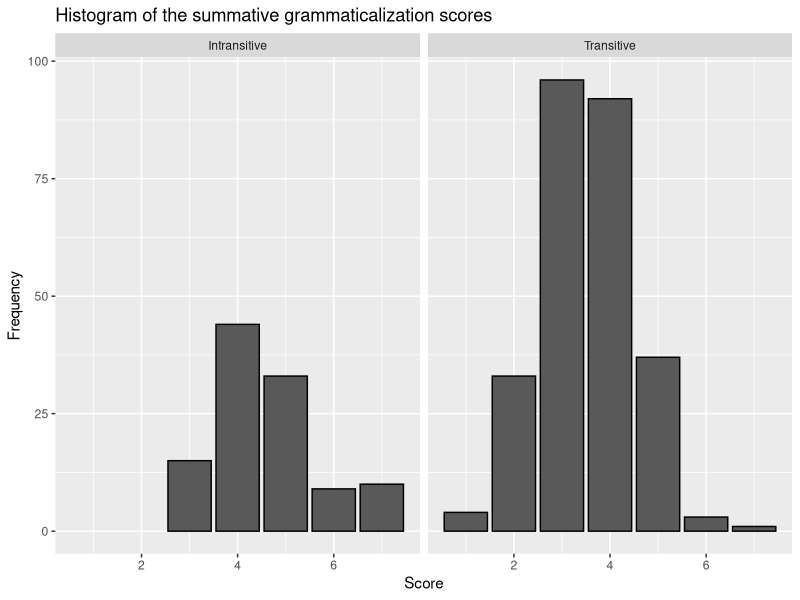
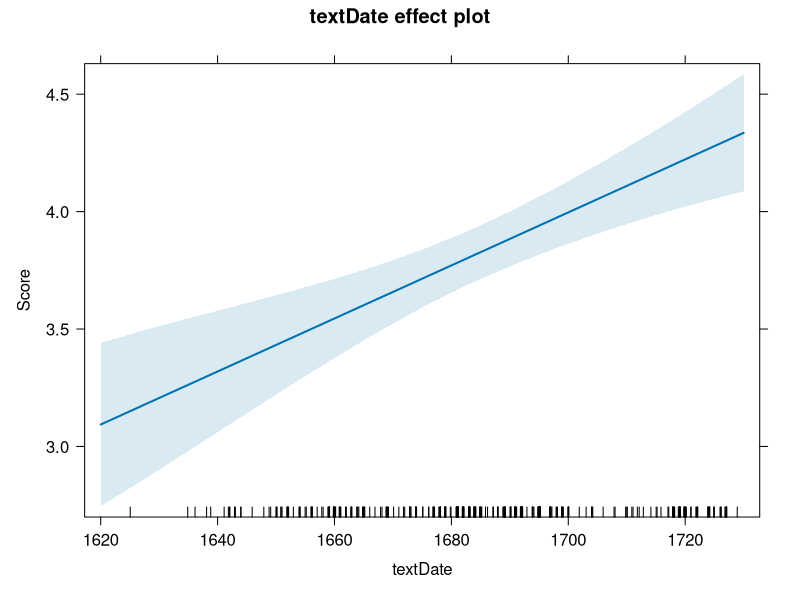
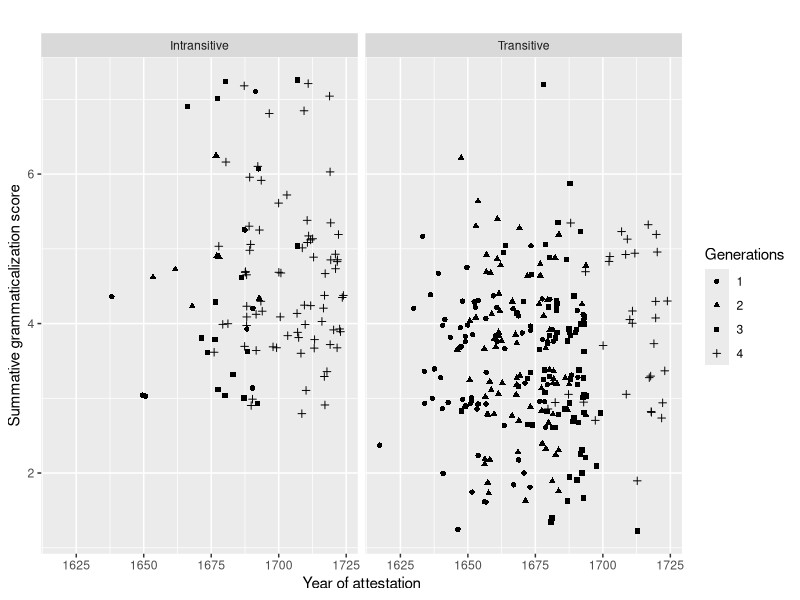

Reproduce these figures in R, in order. (Note: this script raises an error after producing the figures.)
#### Read libraries ####
library(readxl)
library(effects)
library(stats)
library(dplyr)
library(lme4)
library(ggplot2)

#### Read dataset ####
keep <- read_xlsx("Keep_Ving_Dataset.xlsx", 
                  sheet=1, 
                  col_names = TRUE)

# Drop "double" annotations used for collexeme analysis
keep <- subset(keep, ID!="double")

# Check number of attestations per generation
generation_table <- table(keep$generation)
print(generation_table)

# Drop 5th generation (too little attestations)
keep <- subset(keep, generation!=5)

# Type of keep constructions per generation
Generation <- table(keep$Construction, keep$generation)
print(Generation)

# Number attestations per author
author_table <- table(keep$author)
print(author_table) # some authors occur very frequently, others a lot less


#### Grammaticalization Scores ####

keep$Score <- keep$Adj_score + 
              keep$Verb_score + 
              keep$Durative_score +
              keep$Aktionsart_score + 
              keep$Animacy_subject_score +
              keep$Bondedness_score +
              keep$Adjectiveness_score +
              keep$Voluntariness_score

# Histogram of the scores
histogram_facet <- ggplot(keep, aes(x = Score)) +
  geom_bar(stat = "count", color = "black") +
  labs(x = "Score", y = "Frequency", title = "Histogram of the summative grammaticalization scores") +
  facet_wrap(~ Construction)

print(histogram_facet)

# Calculate the mean score and standard deviation per construction level
construction_summary <- keep %>%
  group_by(Construction) %>%
  summarise(mean_score = mean(Score),
            sd_score = sd(Score))

# Print the summary
print(construction_summary)

#### Grammaticalization scores over time ####

# Score vs text date
score_date_model <- lm(Score ~ textDate, data = keep)
summary(score_date_model)
plot(allEffects(score_date_model))

aggregate_plot <- ggplot(keep, aes(x = textDecade, y =Score, shape = as.factor(generation))) +
  geom_jitter() +
  labs(x = "Year of attestation", y = "Summative grammaticalization score", title = "", shape = "Generations") +
  facet_wrap(~ Construction)

print(aggregate_plot)

# Text date vs grammaticalization variables
Score_model <- lm(textDecade ~
                    StandAnimacy_score +
                    StandDurative_score +
                    StandBondedness_score +
                    StandMotion_score +
                    StandVerb_score +
                    StandAdjective_score,
                  data = keep)
summary(Score_model)
plot(allEffects(Score_model))

# Create a line plot
ggplot(keep, aes(x = textDecade, y = StandVerb_score)) +
  geom_smooth() +
  labs(x = "Text Decade", y = "Animacy Score", title = "Text Decade vs. Animacy Score")


#### How have the constructions grammaticalized over the generations? ####

# Convert generation to factor
keep$generation <- as.factor(keep$generation) 

# Helmert coding to compare the generations
contrasts(keep$generation) <- contr.helmert(4) 

# Make model
gen_model <- lm(StandScores ~ generation, data = keep)
summary(gen_model)
plot(allEffects(gen_model))

gen_construction_model <- lm(StandScores ~ generation*Construction, data = keep)
summary(gen_construction_model)
plot(allEffects(gen_construction_model))

# Make plots

#+++++++++++++++++++++++++
# Function to calculate the mean and the standard deviation
# for each group
#+++++++++++++++++++++++++
# data : a data frame
# varname : the name of a column containing the variable
# to be summariezed
# groupnames : vector of column names to be used as
# grouping variables
data_summary <- function(data, varname, groupnames){
  require(plyr)
  summary_func <- function(x, col){
    c(mean = mean(x[[col]], na.rm=TRUE),
      sd = sd(x[[col]], na.rm=TRUE))
  }
  data_sum<-ddply(data, groupnames, .fun=summary_func,
                  varname)
  data_sum <- plyr::rename(data_sum, c("mean" = varname))
  return(data_sum)
}

#++++++++++++++++++++++++++
# Plot: intransitive vs transitive

# Calculate mean and standard deviation for transitive and intransitive construction
keep_summary <- data_summary(keep, 
                             varname="Score", 
                             groupnames=c("Construction", "generation"))

# Plot
print(score_plot <- ggplot(keep_summary, aes(x = generation, y = Score, linetype = Construction, shape = Construction, group = Construction)) +
              xlab("Generation") +
              ylab("Score") +
              ylim(0, 6) +
              geom_line() +
              geom_point() +
              geom_errorbar(aes(ymin = Score - sd, ymax = Score + sd), width = .2, position = position_dodge(0.01)) +
              guides(linetype = guide_legend(title = "Construction"), shape = guide_legend(title = "Construction")))

# Plot: intransitive, transitive and aggregated

# Calculate mean and standard deviation for both constructions together
both_constructions <- data_summary(keep, varname = "Score", groupnames = "generation")

# Add a column to indicate both constructions
both_constructions$Construction <- "Both"

# Combine data summaries
keep_summary <- rbind(keep_summary, both_constructions)

# Plot
print(score_full_plot <- ggplot(keep_summary, aes(x = generation, y = Score, linetype = Construction, shape = Construction, group = Construction)) +
        xlab("Generation") +
        ylab("Score") +
        ylim(0, 6) +
        geom_line() +
        geom_point() +
        geom_errorbar(aes(ymin = Score - sd, ymax = Score + sd), width = .2, position = position_dodge(0.01)) +
        guides(linetype = guide_legend(title = "Construction"), shape = guide_legend(title = "Construction")))


#### Extra plots ####

# Individual authors

# Calculate the proportion of intransitive construction for each author and decade
proportion_data <- keep %>%
  filter(author_grouped != "others") %>%
  group_by(author_grouped, textDecade) %>%
  dplyr::summarize(Proportion = sum(Construction == "Intransitive") / n())

# Plot
ggplot(proportion_data, aes(x = textDecade, y = Proportion, group = author_grouped)) +
  geom_line() +
  geom_point() +
  labs(x = "Decade", y = "Proportion of intransitive construction") +
  facet_wrap(~ author_grouped, ncol = 3) +  # Create separate plots for each author
  theme_minimal() +
  scale_y_continuous(breaks = c(0, 0.5, 1), labels = c("0", "0.5" ,"1")) +
  theme(axis.text.x = element_text(angle = 45, hjust = 1))


# Make bivariate plots
Animacy <- table(keep$Construction, keep$Animacy)
print(Animacy)
chisq.test(Animacy)
plot(Animacy,
     xlab = "Construction",
     ylab = "Animacy",
     main = "")

Verb_innovation <- table(keep$Construction, keep$Verb_innovation)
print(Verb_innovation)
chisq.test(Verb_innovation)
plot(Verb_innovation,
     xlab = "Construction",
     ylab = "Innovativeness of the ing-form",
     main = "")

Bondedness <- table(keep$Construction, keep$Bondedness)
print(Bondedness)
chisq.test(Bondedness)
plot(Bondedness,
     xlab = "Construction",
     ylab = "Bondedness",
     main = "")

Motion_verb <- table(keep$Construction, keep$Motion_verb)
print(Motion_verb)
chisq.test(Motion_verb)
plot(Motion_verb,
     xlab = "Construction",
     ylab = "Motion verb",
     main = "")

Durative_marker <- table(keep$Construction, keep$Durative_marker)
print(Durative_marker)
chisq.test(Durative_marker)
plot(Durative_marker,
     xlab = "Construction",
     ylab = "Durative marker",
     main = "")
